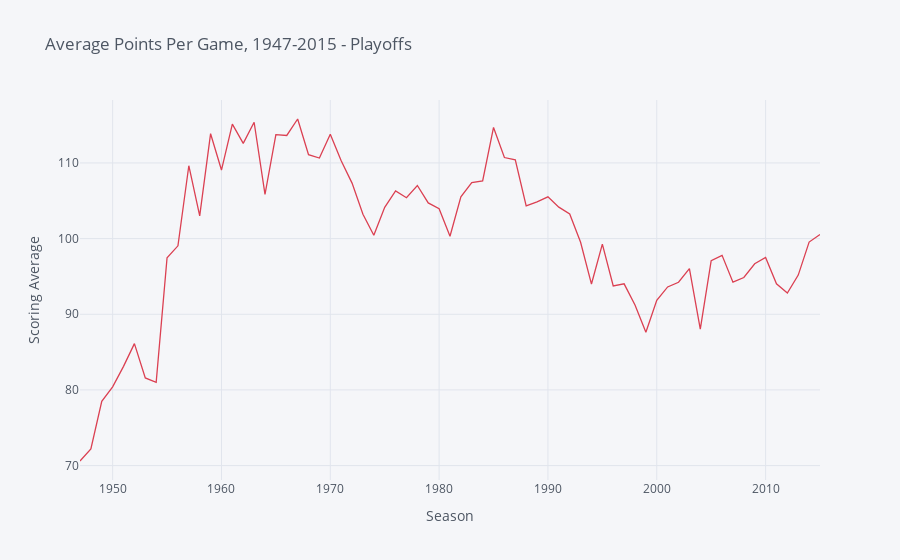

Notebook code cell kept with this figure:
### Code cell
# regular season avg points per game
playoff_scoring_avg.iplot(title='Average Points Per Game, 1947-2015 - Playoffs',xTitle='Season',yTitle='Scoring Average',colors='red')

### Figure 1 — Plotly figure (JSON) as saved in the notebook; plotly's stock layout.template omitted (floating-point values rounded to 4 significant figures)
{"data": [{"line": {"color": "rgba(219, 64, 82, 1.0)", "dash": "solid", "shape": "linear", "width": 1.3}, "mode": "lines", "name": "pts", "text": "", "type": "scatter", "x": [1947, 1948, 1949, 1950, 1951, 1952, 1953, 1954, 1955, 1956, 1957, 1958, 1959, 1960, 1961, 1962, 1963, 1964, 1965, 1966, 1967, 1968, 1969, 1970, 1971, 1972, 1973, 1974, 1975, 1976, 1977, 1978, 1979, 1980, 1981, 1982, 1983, 1984, 1985, 1986, 1987, 1988, 1989, 1990, 1991, 1992, 1993, 1994, 1995, 1996, 1997, 1998, 1999, 2000, 2001, 2002, 2003, 2004, 2005, 2006, 2007, 2008, 2009, 2010, 2011, 2012, 2013, 2014, 2015], "y": [70.61, 72.2, 78.5, 80.41, 83.12, 86.12, 81.59, 81, 97.48, 99.04, 109.6, 103, 113.9, 109.1, 115.1, 112.6, 115.4, 105.8, 113.7, 113.6, 115.8, 111.1, 110.6, 113.8, 110.3, 107.3, 103.2, 100.5, 104.1, 106.3, 105.4, 107.0, 104.7, 103.9, 100.3, 105.5, 107.4, 107.6, 114.7, 110.7, 110.4, 104.3, 104.9, 105.5, 104.2, 103.3, 99.52, 93.99, 99.26, 93.74, 94.02, 91.23, 87.62, 91.84, 93.61, 94.23, 96.02, 88.03, 97.08, 97.79, 94.24, 94.85, 96.68, 97.51, 94.02, 92.8, 95.18, 99.54, 100.5]}], "layout": {"legend": {"bgcolor": "#F5F6F9", "font": {"color": "#4D5663"}}, "paper_bgcolor": "#F5F6F9", "plot_bgcolor": "#F5F6F9", "title": {"font": {"color": "#4D5663"}, "text": "Average Points Per Game, 1947-2015 - Playoffs"}, "xaxis": {"gridcolor": "#E1E5ED", "showgrid": true, "tickfont": {"color": "#4D5663"}, "title": {"font": {"color": "#4D5663"}, "text": "Season"}, "zerolinecolor": "#E1E5ED"}, "yaxis": {"gridcolor": "#E1E5ED", "showgrid": true, "tickfont": {"color": "#4D5663"}, "title": {"font": {"color": "#4D5663"}, "text": "Scoring Average"}, "zerolinecolor": "#E1E5ED"}}}
